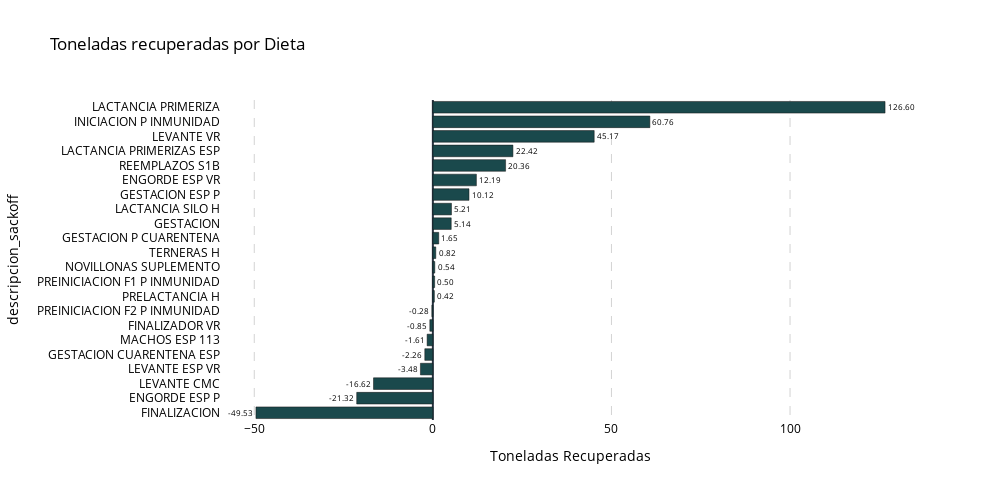

The code cell stored with this chart in its notebook:
### Code cell
plot_horizontal_bar_chart_plotly(
    df_roi_por_dieta,
    category_col='descripcion_sackoff',
    value_col='Toneladas Recuperadas',
    title='Toneladas recuperadas por Dieta',
    bar_color='#1A494C', # Verde oscuro
    width=1000,
    height=500,
    save_as_image=True,
    filename=f'{ROOT_IMAGEN}/ton_recuperadas_by_product.html'
)

### Figure 1 — Plotly figure (JSON) as saved in the notebook; plotly's stock layout.template omitted (floating-point values rounded to 4 significant figures)
{"data": [{"alignmentgroup": "True", "hovertemplate": "Toneladas Recuperadas=%{text}<br>descripcion_sackoff=%{y}<extra></extra>", "legendgroup": "", "marker": {"color": "#1A494C", "pattern": {"shape": ""}}, "name": "", "offsetgroup": "", "orientation": "h", "showlegend": false, "text": [-49.53, -21.32, -16.62, -3.48, -2.26, -1.61, -0.85, -0.28, 0.42, 0.5, 0.54, 0.82, 1.65, 5.14, 5.21, 10.12, 12.19, 20.36, 22.42, 45.17, 60.76, 126.6], "textfont": {"color": "black"}, "textposition": "outside", "texttemplate": "%{x:.2f}", "type": "bar", "x": [-49.53, -21.32, -16.62, -3.48, -2.26, -1.61, -0.85, -0.28, 0.42, 0.5, 0.54, 0.82, 1.65, 5.14, 5.21, 10.12, 12.19, 20.36, 22.42, 45.17, 60.76, 126.6], "xaxis": "x", "y": ["FINALIZACION", "ENGORDE ESP P", "LEVANTE CMC", "LEVANTE ESP VR", "GESTACION CUARENTENA ESP", "MACHOS ESP 113", "FINALIZADOR VR", "PREINICIACION F2 P INMUNIDAD", "PRELACTANCIA H", "PREINICIACION F1 P INMUNIDAD", "NOVILLONAS SUPLEMENTO", "TERNERAS H", "GESTACION P CUARENTENA", "GESTACION", "LACTANCIA SILO H", "GESTACION ESP P", "ENGORDE ESP VR", "REEMPLAZOS S1B", "LACTANCIA PRIMERIZAS ESP", "LEVANTE VR", "INICIACION P INMUNIDAD", "LACTANCIA PRIMERIZA"], "yaxis": "y"}], "layout": {"barmode": "relative", "height": 500, "legend": {"tracegroupgap": 0}, "paper_bgcolor": "rgba(0,0,0,0)", "plot_bgcolor": "rgba(0,0,0,0)", "title": {"font": {"color": "black"}, "text": "Toneladas recuperadas por Dieta"}, "width": 1000, "xaxis": {"anchor": "y", "domain": [0, 1], "gridcolor": "lightgray", "griddash": "dash", "gridwidth": 1, "showline": false, "tickfont": {"color": "black"}, "title": {"font": {"color": "black"}, "text": "Toneladas Recuperadas"}}, "yaxis": {"anchor": "x", "categoryarray": ["FINALIZACION", "ENGORDE ESP P", "LEVANTE CMC", "LEVANTE ESP VR", "GESTACION CUARENTENA ESP", "MACHOS ESP 113", "FINALIZADOR VR", "PREINICIACION F2 P INMUNIDAD", "PRELACTANCIA H", "PREINICIACION F1 P INMUNIDAD", "NOVILLONAS SUPLEMENTO", "TERNERAS H", "GESTACION P CUARENTENA", "GESTACION", "LACTANCIA SILO H", "GESTACION ESP P", "ENGORDE ESP VR", "REEMPLAZOS S1B", "LACTANCIA PRIMERIZAS ESP", "LEVANTE VR", "INICIACION P INMUNIDAD", "LACTANCIA PRIMERIZA"], "categoryorder": "array", "domain": [0, 1], "showgrid": false, "showline": false, "tickfont": {"color": "black"}, "title": {"font": {"color": "black"}, "text": "descripcion_sackoff"}}}}
